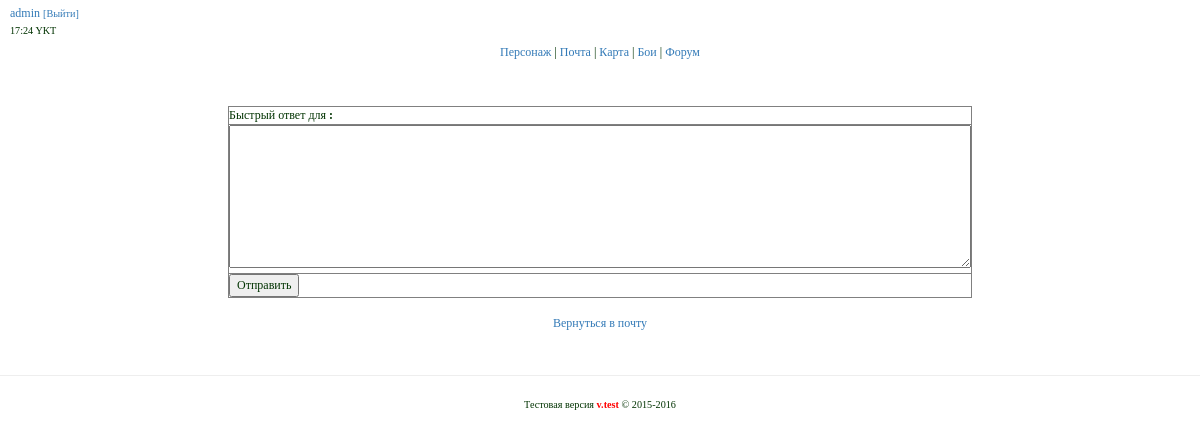
The page /mail/read?type=2&id_mail=1513756412 (signed in) on the database as committed earlier.
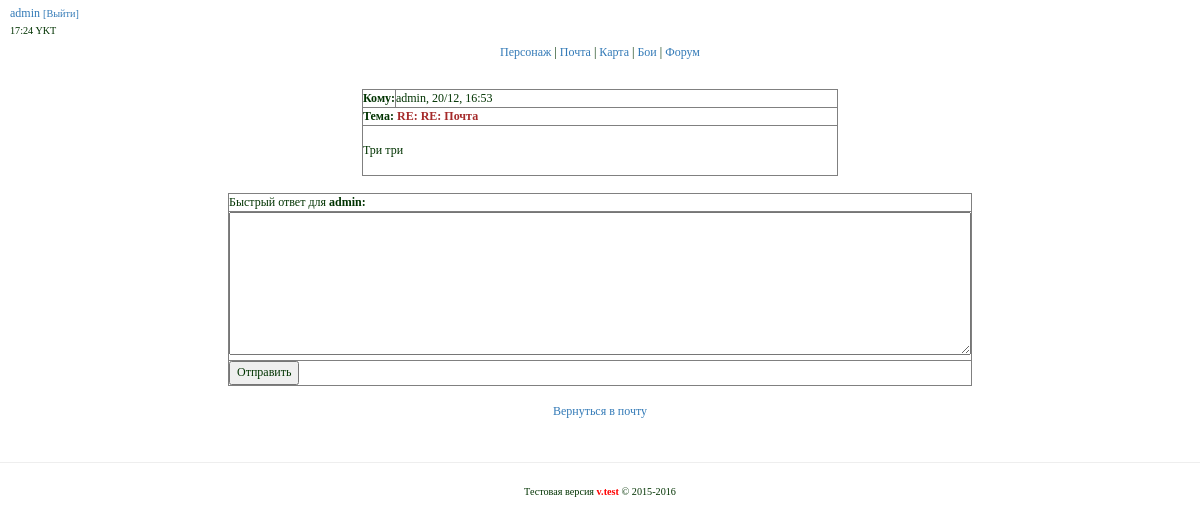
The same page on the database as committed later.
### tables this page shows
CREATE TABLE IF NOT EXISTS `mail` (
  `id` int(11) unsigned NOT NULL AUTO_INCREMENT,
  `id_mail` varchar(256) NOT NULL,
  `type` int(11) NOT NULL,
  `sender` varchar(255) NOT NULL,
  `receiver` varchar(255) NOT NULL,
  `date` varchar(255) NOT NULL,
  `title` varchar(255) NOT NULL,
  `text` text NOT NULL,
  `new` int(11) NOT NULL DEFAULT '1',
  PRIMARY KEY (`id`)
);

### app/core/viewClass.php (called while the page is built)
<?php
class View {
    public function render($title,$content,$template,$data=null,$data2=null,$data3=null) {
        include 'app/views/'.$template;
    }
}

### app/start.php (called while the page is built, shortened)
<?php
require_once 'core/viewClass.php';
require_once 'core/modelClass.php';
Router::run();

### index.php (called while the page is built, shortened)
<?php
require_once 'app/start.php';

### app/core/modelClass.php (called while the page is built, shortened)
<?php
class Model {
    public $mysqli;
    public function __construct() {
        $this->mysqli = new mysqli(Config::DBHOST,Config::DBUSER,Config::DBPASS,Config::DBNAME);
        $this->mysqli->query("SET NAMES 'utf8'");
    }
    public function query($query) {
        return $this->mysqli->query($query);
    }
    public function select($query) {
        $res = $this->query($query);
        $ret = [];
        while($row = mysqli_fetch_assoc($res)) {
            $ret[] = $row;
        }
        return $ret;
    }
}

### app/models/modelMail.php (called while the page is built, shortened)
<?php
class ModelMail extends Model {
    public function getOutboxMailBySmsID($sms_id,$receiver) {
        $data = "SELECT * FROM `mail` WHERE `id_mail` = '$sms_id'  AND `type` = 2";
        $data = $this->select($data);
        return $data;
    }
}

### app/views/mail/readOutBox.php (the view, shortened to what this page needs)
<div class="mail">
    <table border="1" width="40%" align="center">
        <?php foreach($data as $mail): ;?>
        <tr>
            <td width="5%">
                <b>Кому:</b>
            </td>
            <td>
                <?=$mail['sender']?>, <?=$mail['date']?>
            </td>
        </tr>
        <tr>
            <td colspan="2">
                <b>Тема: <font color="#a52a2a"><?=$mail['title']?></font></b>
            </td>
        </tr>
        <tr>
            <td colspan="2" height="50" align="top">
                <?=nl2br(htmlentities($mail['text']))?>
            </td>
        </tr>
        <?php endforeach ;?>
    </table>
    <br>
    <table border="1" width="40%" align="center">
        <form action="/mail/postMail" method="POST">
        <tr>
            <td>
                Быстрый ответ для <b><?=$mail['sender']?>:</b>
            </td>
        </tr>
        <tr>
            <td>
                <textarea rows="8" cols="103" name="text"></textarea>
            </td>
        </tr>
        <tr>
            <td>
                <input type="submit" name="submit" value="Отправить">
            </td>
        </tr>
        </form>
    </table>
    <br>
    <table border="0" align="center" width="40%">
        <tr>
            <td align="center">
                <a href="/mail">Вернуться в почту</a>
            </td>
        </tr>
    </table>
</div>

Rows that differ between the two databases and show on the page:
added mail: sender "admin", date "20/12, 16:53", title "RE: RE: Почта", text "Три три"
